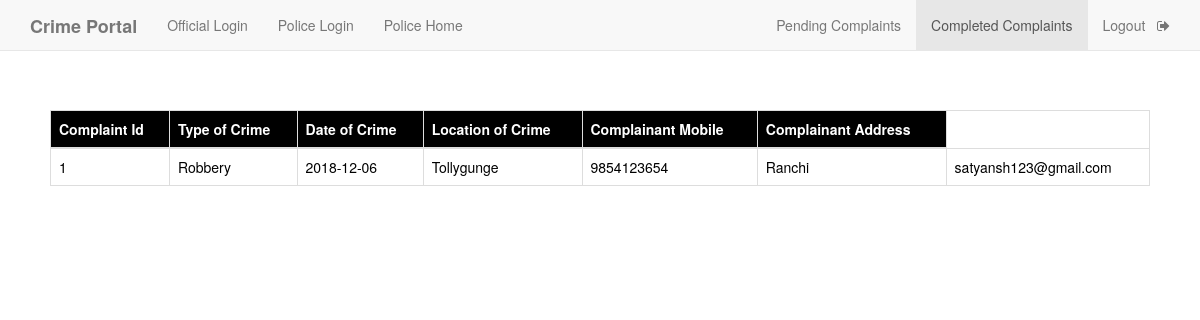
Screenshot of /police_complete.php (signed in) with the database file from the repository.
### tables this page shows
CREATE TABLE `complaint` (
  `c_id` int(11) NOT NULL,
  `a_no` varchar(12) NOT NULL,
  `location` varchar(50) NOT NULL,
  `type_crime` varchar(50) NOT NULL,
  `d_o_c` date NOT NULL,
  `description` varchar(7000) NOT NULL,
  `inc_status` varchar(50) DEFAULT 'Unassigned',
  `pol_status` varchar(50) DEFAULT 'null',
  `p_id` varchar(50) DEFAULT 'Null'
);

CREATE TABLE `user` (
  `u_name` varchar(50) NOT NULL,
  `u_id` varchar(50) NOT NULL,
  `u_pass` varchar(50) NOT NULL,
  `u_addr` varchar(100) NOT NULL,
  `a_no` varchar(12) NOT NULL,
  `gen` varchar(15) NOT NULL,
  `mob` bigint(10) NOT NULL,
  `vkey` varchar(255) NOT NULL,
  `verified` tinyint(1) NOT NULL DEFAULT 0,
  `create_date` date NOT NULL DEFAULT current_timestamp()
);

### police_complete.php (the view, shortened to what this page needs)
<!DOCTYPE html>
<html>
<head>
	<link rel="stylesheet" type="text/css" href="https://maxcdn.bootstrapcdn.com/bootstrap/3.3.5/css/bootstrap.min.css">
	<link rel="stylesheet" type="text/css" href="https://maxcdn.bootstrapcdn.com/font-awesome/4.4.0/css/font-awesome.min.css">
     <?php
    $conn=mysqli_connect("localhost","root","");
    mysqli_select_db($conn,"crime");
    $p_id=$_SESSION['pol'];
     $result=mysqli_query($conn,"SELECT c_id,type_crime,d_o_c,location,mob,u_addr,u_id FROM complaint natural join user where p_id='$p_id' and pol_status='ChargeSheet Filed' order by c_id desc");
    ?>
</head>
<body>
	<nav  class="navbar navbar-default navbar-fixed-top">
  <div class="container">
    <div class="navbar-header">
      <a class="navbar-brand" href="home.php"><b>Crime Portal</b></a>
    </div>
    <div id="navbar" class="collapse navbar-collapse">
      <ul class="nav navbar-nav">
        <li ><a href="official_login.php">Official Login</a></li>
        <li ><a href="policelogin.php">Police Login</a></li>
        <li><a href="police_pending_complain.php">Police Home</a></li>
      </ul>
      <ul class="nav navbar-nav navbar-right">
        <li><a href="police_pending_complain.php">Pending Complaints</a></li>
        <li  class="active" ><a href="police_complete.php">Completed Complaints</a></li>
        <li><a href="p_logout.php">Logout &nbsp <i class="fa fa-sign-out" aria-hidden="true"></i></a></li>
      </ul>
    </div>
  </div>
 </nav>
 <div style="padding:50px;margin-top:5%;">
   <table class="table table-bordered">
    <thead class="thead-dark" style="background-color: black; color: white;">
      <tr>
        <th scope="col">Complaint Id</th>
        <th scope="col">Type of Crime</th>
        <th scope="col">Date of Crime</th>
          <th scope="col">Location of Crime</th>
          <th scope="col">Complainant Mobile</th>
          <th scope="col">Complainant Address</th>
      </tr>
    </thead>
<?php
      while($rows=mysqli_fetch_assoc($result)){
    ?>
    <tbody style="background-color: white; color: black;">
      <tr>
        <td><?php echo $rows['c_id']; ?></td>
        <td><?php echo $rows['type_crime']; ?></td>
        <td><?php echo $rows['d_o_c']; ?></td>
        <td><?php echo $rows['location']; ?></td>
          <td><?php echo $rows['mob']; ?></td>
          <td><?php echo $rows['u_addr']; ?></td>
		  <td><?php echo $rows['u_id']; ?></td>
      </tr>
    </tbody>
    <?php
    }
    ?>
</table>
 </div>
</body>
</html>

### rows the page displays
complaint: c_id "1", type_crime "Robbery", d_o_c "2018-12-06", location "Tollygunge", user.mob "9854123654", user.u_addr "Ranchi", user.u_id "satyansh123@gmail.com"
